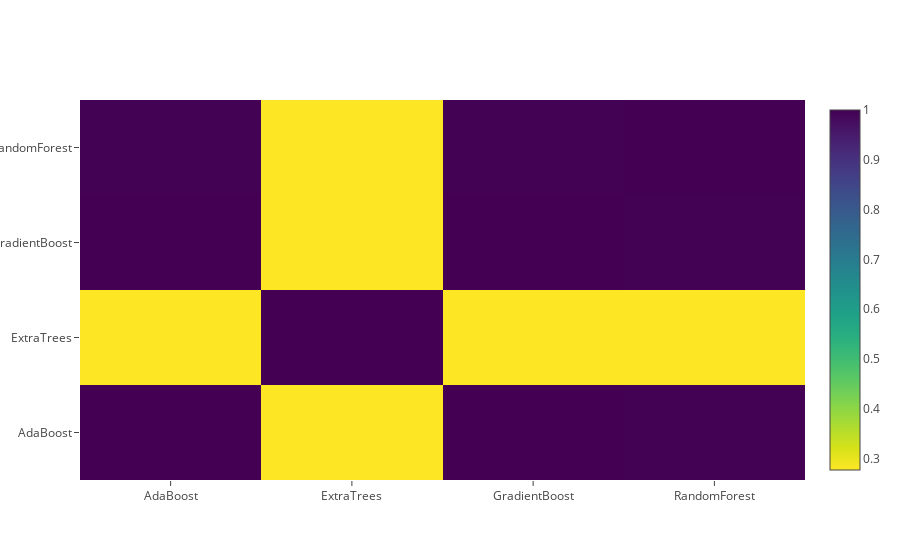

Notebook code for this chart:
### Code cell
# 可视化第一层模型的相关程度
data = [
    go.Heatmap(
        z= base_predictions_train.astype(float).corr().values ,
        x= base_predictions_train.columns.values,
        y= base_predictions_train.columns.values,
          colorscale='Viridis',
            showscale=True,
            reversescale = True
    )
]

py.iplot(data, filename='labelled-heatmap')

### Figure 1 — Plotly figure (JSON) as saved in the notebook; plotly's stock layout.template omitted (floating-point values rounded to 4 significant figures)
{"data": [{"colorscale": "Viridis", "reversescale": true, "showscale": true, "type": "heatmap", "x": ["AdaBoost", "ExtraTrees", "GradientBoost", "RandomForest"], "y": ["AdaBoost", "ExtraTrees", "GradientBoost", "RandomForest"], "z": [[1, 0.277, 1, 0.9973], [0.277, 1, 0.277, 0.2772], [1, 0.277, 1, 0.9973], [0.9973, 0.2772, 0.9973, 1]]}], "layout": {}}
